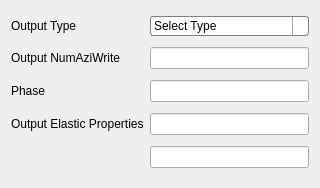
<?xml version="1.0" encoding="UTF-8"?>
<ui version="4.0">
 <class>Form</class>
 <widget class="QWidget" name="Form">
  <property name="geometry">
   <rect>
    <x>0</x>
    <y>0</y>
    <width>218</width>
    <height>188</height>
   </rect>
  </property>
  <property name="windowTitle">
   <string>Form</string>
  </property>
  <layout class="QGridLayout" name="gridLayout">
   <item row="1" column="1">
    <widget class="QLineEdit" name="Output_NumAziWrite"/>
   </item>
   <item row="0" column="1">
    <widget class="QComboBox" name="Output_Type_comboBox">
     <property name="styleSheet">
      <string notr="true">QComboBox {
    border: 1px solid gray;
    border-radius: 3px;
    padding: 1px 18px 1px 3px;
    min-width: 6em;
}

QComboBox:editable {
    background: white;
}

QComboBox:!editable, QComboBox::drop-down:editable {
     background: qlineargradient(x1: 0, y1: 0, x2: 0, y2: 1,
                                 stop: 0 #E1E1E1, stop: 0.4 #DDDDDD,
                                 stop: 0.5 #D8D8D8, stop: 1.0 #D3D3D3);
}

/* QComboBox gets the &quot;on&quot; state when the popup is open */
QComboBox:!editable:on, QComboBox::drop-down:editable:on {
    background: qlineargradient(x1: 0, y1: 0, x2: 0, y2: 1,
                                stop: 0 #D3D3D3, stop: 0.4 #D8D8D8,
                                stop: 0.5 #DDDDDD, stop: 1.0 #E1E1E1);
}

QComboBox:on { /* shift the text when the popup opens */
    padding-top: 3px;
    padding-left: 4px;
}

QComboBox::drop-down {
    subcontrol-origin: padding;
    subcontrol-position: top right;
    width: 15px;

    border-left-width: 1px;
    border-left-color: darkgray;
    border-left-style: solid; /* just a single line */
    border-top-right-radius: 3px; /* same radius as the QComboBox */
    border-bottom-right-radius: 3px;
}

QComboBox::down-arrow {
    image: url(/usr/share/icons/crystalsvg/16x16/actions/1downarrow.png);
}

QComboBox::down-arrow:on { /* shift the arrow when popup is open */
    top: 1px;
    left: 1px;
}</string>
     </property>
     <item>
      <property name="text">
       <string>Select Type</string>
      </property>
     </item>
     <item>
      <property name="text">
       <string>WriteCoefficientTable</string>
      </property>
     </item>
     <item>
      <property name="text">
       <string>WriteDifferentialStrain</string>
      </property>
     </item>
     <item>
      <property name="text">
       <string>WriteMultiFit</string>
      </property>
     </item>
     <item>
      <property name="text">
       <string>WritePolydefix</string>
      </property>
     </item>
     <item>
      <property name="text">
       <string>WritePolydefixED</string>
      </property>
     </item>
    </widget>
   </item>
   <item row="1" column="0">
    <widget class="QLabel" name="label_2">
     <property name="text">
      <string>Output NumAziWrite</string>
     </property>
    </widget>
   </item>
   <item row="2" column="0">
    <widget class="QLabel" name="label_3">
     <property name="text">
      <string>Phase</string>
     </property>
    </widget>
   </item>
   <item row="0" column="0">
    <widget class="QLabel" name="label">
     <property name="text">
      <string>Output Type</string>
     </property>
    </widget>
   </item>
   <item row="3" column="1">
    <widget class="QLineEdit" name="Output_Elastic_Properties"/>
   </item>
   <item row="2" column="1">
    <widget class="QLineEdit" name="Phase_Output"/>
   </item>
   <item row="3" column="0">
    <widget class="QLabel" name="label_4">
     <property name="text">
      <string>Output Elastic Properties</string>
     </property>
    </widget>
   </item>
   <item row="4" column="1">
    <widget class="QLineEdit" name="datafile_directory"/>
   </item>
  </layout>
 </widget>
 <resources/>
 <connections/>
</ui>
